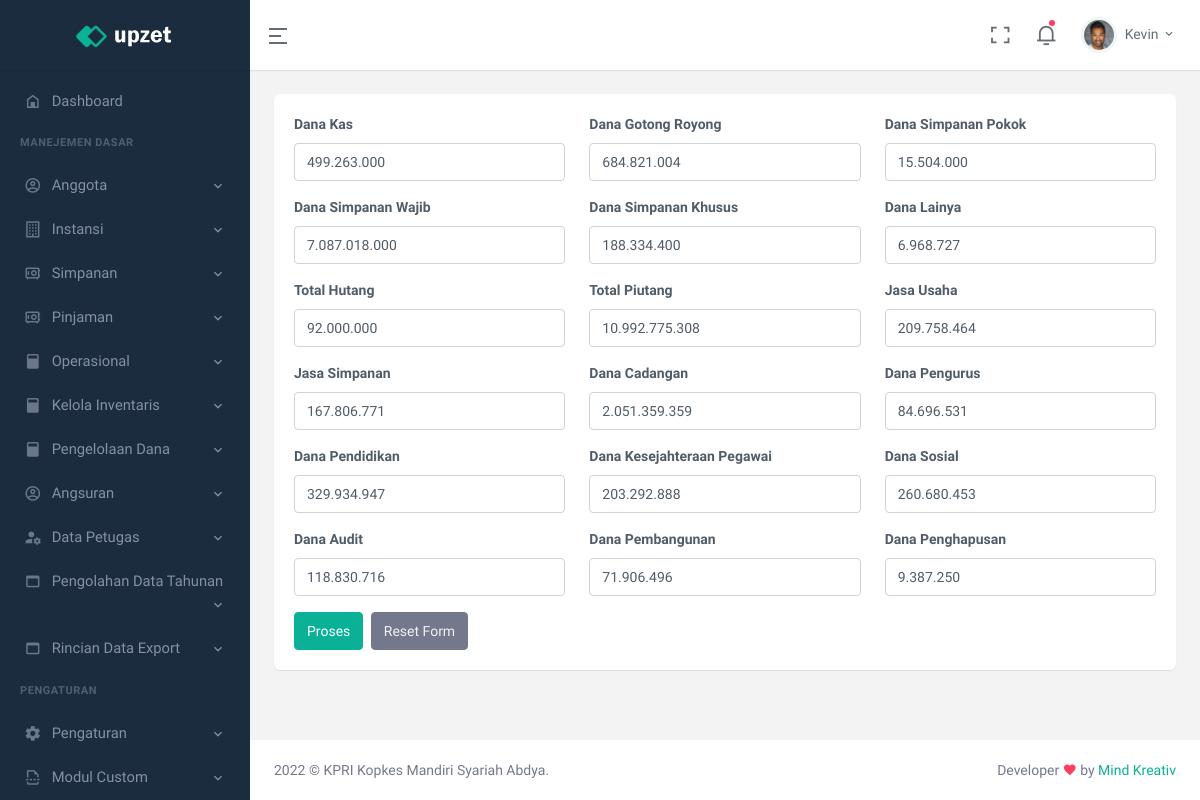
Before: /index.php/pengaturan/konfigurasi_dasar with the older database file.
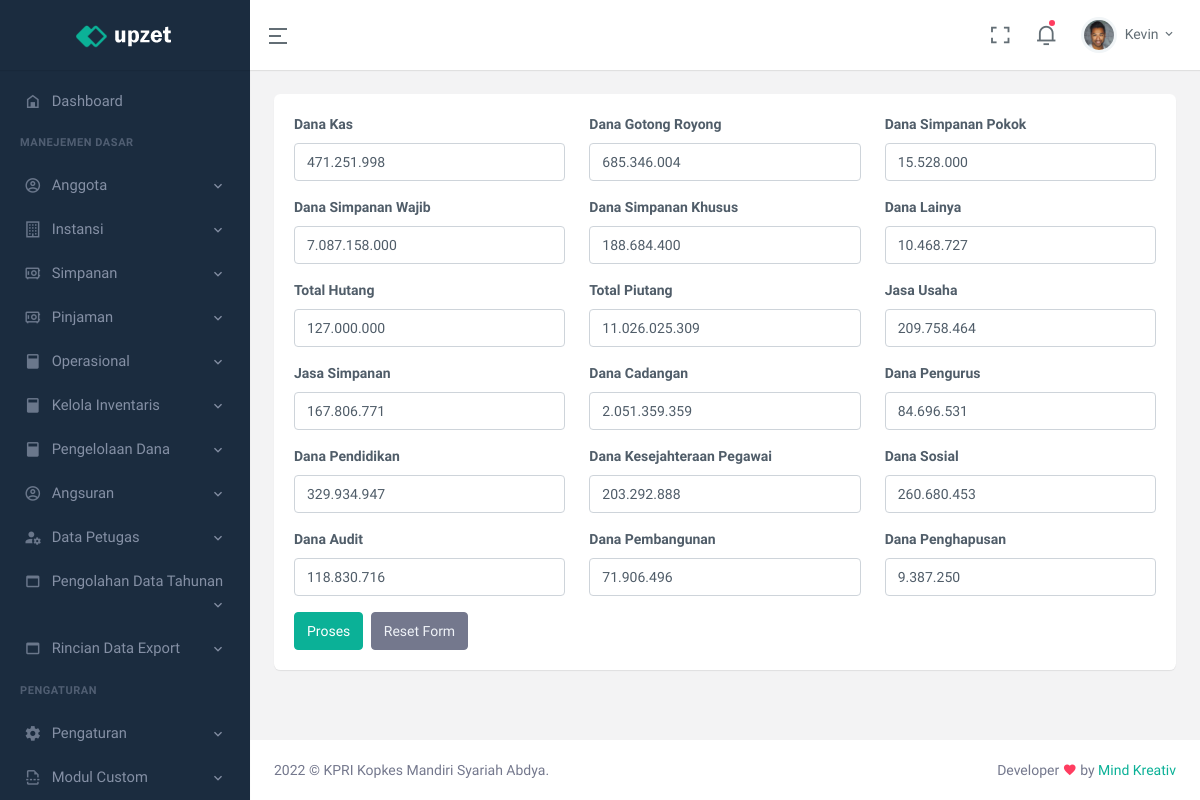
After: the same page with the newer database file.
### tables this page shows
CREATE TABLE `tb_brangkas` (
  `kas` double NOT NULL,
  `dana_gotongroyong` double NOT NULL,
  `dana_simpok` double NOT NULL,
  `dana_simwa` double NOT NULL,
  `dana_kusus` double NOT NULL,
  `dana_lainya` double NOT NULL,
  `total_hutang` double NOT NULL,
  `total_piutang` double NOT NULL,
  `jasa_usaha` double NOT NULL,
  `jasa_simpanan` double NOT NULL,
  `dana_cadangan` double NOT NULL,
  `dana_pengurus` double NOT NULL,
  `dana_pendidikan` double NOT NULL,
  `dana_kes_pegawai` double NOT NULL,
  `dana_sosial` double NOT NULL,
  `dana_audit` double NOT NULL,
  `dana_pembangunan` double NOT NULL,
  `dana_penghapusan` double NOT NULL,
  `last_update` date NOT NULL
);

### application/views/main.php (called while the page is built, shortened)
<?php
$this->load->view('part/header.php');
$this->load->view($page);
 ?>

### application/controllers/Pengaturan.php (called while the page is built, shortened)
<?php
class Pengaturan extends CI_Controller{
  public function __construct()
  {
    $this->load->model(array(
      'Data_Operasional/M_update' => 'mu',
      'Data_Operasional/M_function' => 'mf',
      'Starter' => 'own',
    ));
  }
  function konfigurasi_dasar()
  {
    $load = $this->own->get_brangkas()->row();
    $data = array(
      'js'      =>  '',
      'title'   =>  'Pengaturan Set Data Brangkas Awal',
      'action'  =>  'result_config',
      'load'    =>  $load,
      'page'    =>  'page/pengaturan/tabel'
    );
    $this->load->view('main', $data);
  }
}

### index.php (called while the page is built, shortened)
<?php
require_once BASEPATH.'core/CodeIgniter.php';

### application/models/Starter.php (called while the page is built, shortened)
<?php
class Starter extends CI_Model{
  function get_brangkas()
  {
    return $this->db->get('tb_brangkas');
  }
}

### application/views/page/pengaturan/tabel.php (the view, shortened to what the changed rows need)
<div class="page-content">
    <div class="container-fluid">
        <div class="row">
                    <div class="col-xl-12">
                            <div class="card">
                                <div class="card-body">
                                    <form method="post" action="<?= base_url($action) ?>" class="custom-validation">
                                      <div class="row">
                                        <div class="mb-3 col-xl-4">
                                          <div>
                                            <input type="text" class="form-control uang" name="kas" value="<?= $load->kas ?>"/>
                                          </div>
                                        </div>
                                        <div class="mb-3 col-xl-4">
                                          <div>
                                            <input type="text" class="form-control uang" name="dana_gotongroyong" value="<?= $load->dana_gotongroyong ?>"/>
                                          </div>
                                        </div>
                                        <div class="mb-3 col-xl-4">
                                          <div>
                                            <input type="text" class="form-control uang" name="dana_simpok" value="<?= $load->dana_simpok ?>"/>
                                          </div>
                                        </div>
                                        <div class="mb-3 col-xl-4">
                                          <div>
                                            <input type="text" class="form-control uang" name="dana_simwa" value="<?= $load->dana_simwa ?>"/>
                                          </div>
                                        </div>
                                        <div class="mb-3 col-xl-4">
                                          <div>
                                            <input type="text" class="form-control uang" name="dana_kusus" value="<?= $load->dana_kusus ?>"/>
                                          </div>
                                        </div>
                                        <div class="mb-3 col-xl-4">
                                          <div>
                                            <input type="text" class="form-control uang" name="dana_lainya" value="<?= $load->dana_lainya ?>"/>
                                          </div>
                                        </div>
                                        <div class="mb-3 col-xl-4">
                                          <div>
                                            <input type="text" class="form-control uang" name="total_hutang" value="<?= $load->total_hutang ?>"/>
                                          </div>
                                        </div>
                                        <div class="mb-3 col-xl-4">
                                          <div>
                                            <input type="text" class="form-control uang" name="total_piutang" value="<?= $load->total_piutang ?>"/>
                                          </div>
                                        </div>
                                        <div class="mb-3 col-xl-4">
                                          <div>
                                            <input type="text" class="form-control uang" name="jasa_usaha" value="<?= $load->jasa_usaha ?>"/>
                                          </div>
                                        </div>
                                        <div class="mb-3 col-xl-4">
                                          <div>
                                            <input type="text" class="form-control uang" name="jasa_simpanan" value="<?= $load->jasa_simpanan ?>"/>
                                          </div>
                                        </div>
                                        <div class="mb-3 col-xl-4">
                                          <div>
                                            <input type="text" class="form-control uang" name="dana_cadangan" value="<?= $load->dana_cadangan ?>"/>
                                          </div>
                                        </div>
                                        <div class="mb-3 col-xl-4">
                                          <div>
                                            <input type="text" class="form-control uang" name="dana_pengurus" value="<?= $load->dana_pengurus ?>"/>
                                          </div>
                                        </div>
                                        <div class="mb-3 col-xl-4">
                                          <div>
                                            <input type="text" class="form-control uang" name="dana_pendidikan" value="<?= $load->dana_pendidikan ?>"/>
                                          </div>
                                        </div>
                                        <div class="mb-3 col-xl-4">
                                          <div>
                                            <input type="text" class="form-control uang" name="dana_kes_pegawai" value="<?= $load->dana_kes_pegawai ?>"/>
                                          </div>
                                        </div>
                                        <div class="mb-3 col-xl-4">
                                          <div>
                                            <input type="text" class="form-control uang" name="dana_sosial" value="<?= $load->dana_sosial ?>"/>
                                          </div>
                                        </div>
                                        <div class="mb-3 col-xl-4">
                                          <div>
                                            <input type="text" class="form-control uang" name="dana_audit" value="<?= $load->dana_audit ?>"/>
                                          </div>
                                        </div>
                                        <div class="mb-3 col-xl-4">
                                          <div>
                                            <input type="text" class="form-control uang" name="dana_pembangunan" value="<?= $load->dana_pembangunan ?>"/>
                                          </div>
                                        </div>
                                        <div class="mb-3 col-xl-4">
                                          <div>
                                            <input type="text" class="form-control uang" name="dana_penghapusan" value="<?= $load->dana_penghapusan ?>"/>
                                          </div>
                                        </div>
                                        </div>
                                    </form>
                                </div>
                            </div>
                          </div>
                        </div>
                      </div>
                    </div>

Changed rows visible on the page:
removed tb_brangkas: kas "499.263.000", dana_gotongroyong "684.821.004", dana_simpok "15.504.000", dana_simwa "7.087.018.000", dana_kusus "188.334.400", dana_lainya "6.968.727", total_hutang "92.000.000", total_piutang "10.992.775.308", jasa_usaha "209.758.464", jasa_simpanan "167.806.771", dana_cadangan "2.051.359.359", dana_pengurus "84.696.531", dana_pendidikan "329.934.947", dana_kes_pegawai "203.292.888", dana_sosial "260.680.453", dana_audit "118.830.716", dana_pembangunan "71.906.496", dana_penghapusan "9.387.250"
added tb_brangkas: kas "471.251.998", dana_gotongroyong "685.346.004", dana_simpok "15.528.000", dana_simwa "7.087.158.000", dana_kusus "188.684.400", dana_lainya "10.468.727", total_hutang "127.000.000", total_piutang "11.026.025.309", jasa_usaha "209.758.464", jasa_simpanan "167.806.771", dana_cadangan "2.051.359.359", dana_pengurus "84.696.531", dana_pendidikan "329.934.947", dana_kes_pegawai "203.292.888", dana_sosial "260.680.453", dana_audit "118.830.716", dana_pembangunan "71.906.496", dana_penghapusan "9.387.250"
